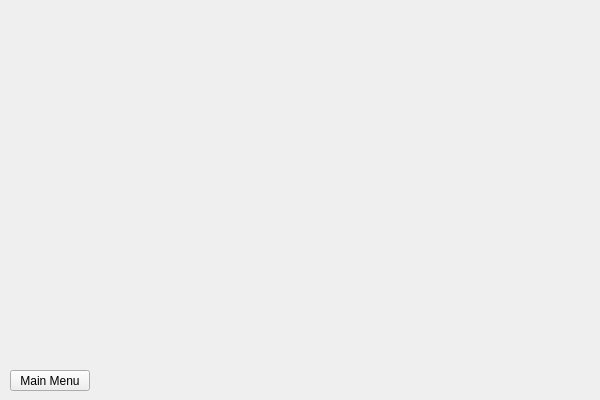
<?xml version="1.0" encoding="UTF-8"?>
<ui version="4.0">
 <class>TripWindow</class>
 <widget class="QWidget" name="TripWindow">
  <property name="geometry">
   <rect>
    <x>0</x>
    <y>0</y>
    <width>600</width>
    <height>400</height>
   </rect>
  </property>
  <property name="windowTitle">
   <string>Form</string>
  </property>
  <widget class="QPushButton" name="moveToMain">
   <property name="geometry">
    <rect>
     <x>10</x>
     <y>370</y>
     <width>80</width>
     <height>21</height>
    </rect>
   </property>
   <property name="text">
    <string>Main Menu</string>
   </property>
  </widget>
 </widget>
 <resources/>
 <connections/>
</ui>
